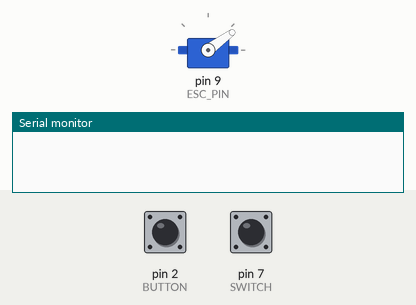
A sketch run on a simulated Arduino Uno, built with avr-gcc and run on an emulated ATmega328P. Shown: servo, the last lines printed to the serial monitor. The inputs (shaded band) are chosen by the test bench; at power-on: pin 2 (BUTTON) HIGH, pin 7 (SWITCH) LOW.

Above: at 1.2 s.
1.3 s: pin 2 (BUTTON) pulled LOW for 0.15 s
At 2.5 s:
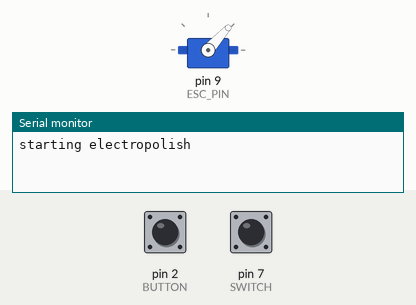
2.9 s: pin 2 (BUTTON) pulled LOW for 1 s
At 3.14 s:
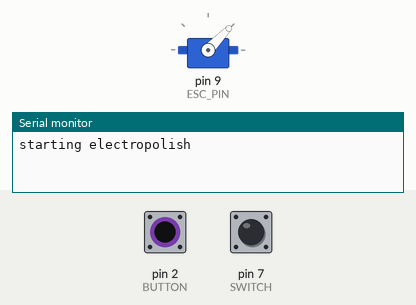
Timing chart, 0 to 5.9 s (numbered marks = the images above; inputs shaded):
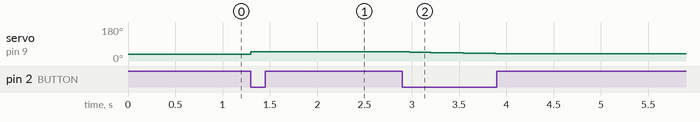

Measured:
- after the input at 1.3 s, servo on pin 9 (ESC_PIN): 36° → 48° at once
- after the input at 2.9 s, servo on pin 9 (ESC_PIN): moves from 48° to 39° over 0.91 s, starting after 0.08 s

The sketch:

esc_control.ino
```cpp
#include <Servo.h>

Servo ESC;
int speed;

#define ESC_PIN 9
#define BUTTON 2
#define SWITCH 7
#define MIN_THROTTLE 920
#define MAX_THROTTLE 2130

const int electropolish = 950;
const int spincoat = 1350;

volatile bool act_queued = false; // set to true when an action is cued by e.g. a button press
volatile unsigned long lastQueued; // the last time that an action was queued

void setup() {
  ESC.attach(ESC_PIN);
  ESC.writeMicroseconds(MIN_THROTTLE); // always start without the motor moving
  pinMode(BUTTON, INPUT);
  pinMode(SWITCH, INPUT);
  Serial.begin(9600);

  // problem with below: user presses and holds, after this the button may bounce
  //attachInterrupt(digitalPinToInterrupt(BUTTON), queueAct, RISING); // queue a button press when the button is pressed

  // a more complicated solution: remember when the button is pressed, then upon release if a button press is queued, the release queues an action
  // this allows us to ignore long button holds; i.e. you press a button, but change your mind, and keeping it pressed for some amount of time cancels the action
  //attachInterrupt(digitalPinToInterrupt(BUTTON), queueKeyDown, RISING); // queue a button press when the button is pressed

  // perhaps, focusing on when the user releases the button will fix the issue above?
  attachInterrupt(digitalPinToInterrupt(BUTTON), queueAct, FALLING); // queue a button press when the button is pressed
}

void electroPolish(int signal_us) {
  // signal_us is the pulse position, in microseconds, sent to ESC

  Serial.println("starting electropolish");
  ESC.writeMicroseconds(signal_us);
  while (not act_queued) {} // wait for an act to be queued by a button press
  clearAct();
}

void spinCoat(int ramp_up_time, int speed_signal, int plateau_time, int ramp_down_time) {
  // ramp_up_time is time in milliseconds taken to ramp up
  // ramp_down_time is time in milliseconds taken to ramp down
  // speed_signal is the ppm position, in microseconds, sent to ESC

  Serial.println("starting spincoat");
  // start ramping
  ramp(ramp_up_time, speed_signal);

  // if an act is queued, exit
  if (act_queued) {
    clearAct();
    return;
  }

  long startTime = millis(); // the start time, used to time the plateau
  Serial.println(millis() - startTime);
  while (millis() - startTime < plateau_time) {
    //Serial.print("PLATEAUING!!!");
    // Serial.println(ESC.readMicroseconds()); // want to ensure that it's plateauing

    // exit this funtion if the button is pressed
    if (act_queued) {
      clearAct();
      return;
    }
  }
  ramp(ramp_down_time, MIN_THROTTLE);
  if (act_queued) {
    clearAct();
  }
}

void ramp(int ramp_time, int final_speed) {
  // ramp_up_time is time in milliseconds taken to ramp up
  // final_speed is the signal pulse position, corresponding to the final speed after ramp up

  int startingPosition = ESC.readMicroseconds();
  long startTime = millis(); // the start time, used to time ramping
  long currentTime;
  do {
    currentTime = millis();
    ESC.write(
      map(currentTime, startTime, startTime + ramp_time, startingPosition, final_speed)
    );
    //Serial.println(ESC.readMicroseconds());

    // if an act is queued, exit. Do not clear act because the calling function may need to handle the abortion too.
    if (act_queued) {
      return;
    }
  } while (currentTime - startTime < ramp_time);
}

void twoStepElectropolish(int first_speed, int second_speed, int ramp_time) {
  // runs high speed electropolishing until an act is queued, then runs low speed electropolishing
  //const int maxEpSig = 1040;
  electroPolish(first_speed);
  ramp(ramp_time, second_speed);
  electroPolish(second_speed);
}

void loop() {
  //Serial.println("looping");
  if (act_queued) {
    clearAct();
    if (digitalRead(SWITCH) == HIGH) {
      electroPolish(electropolish);
    }
    else {
      //spinCoat(4000, spincoat, 4000, 4000);
      twoStepElectropolish(1040, electropolish, 1000);
    }
    ESC.writeMicroseconds(MIN_THROTTLE); // set the speed to 0 after finishing routine
  }
}

void queueAct() {
  // prevent multiple queueings in a short period of time (due to button bouncing)
  noInterrupts();
  if (millis() - lastQueued > 100) {
    act_queued = true;
    lastQueued = millis();
  }
  interrupts();
}

void clearAct() {
  act_queued = false;
}
```
